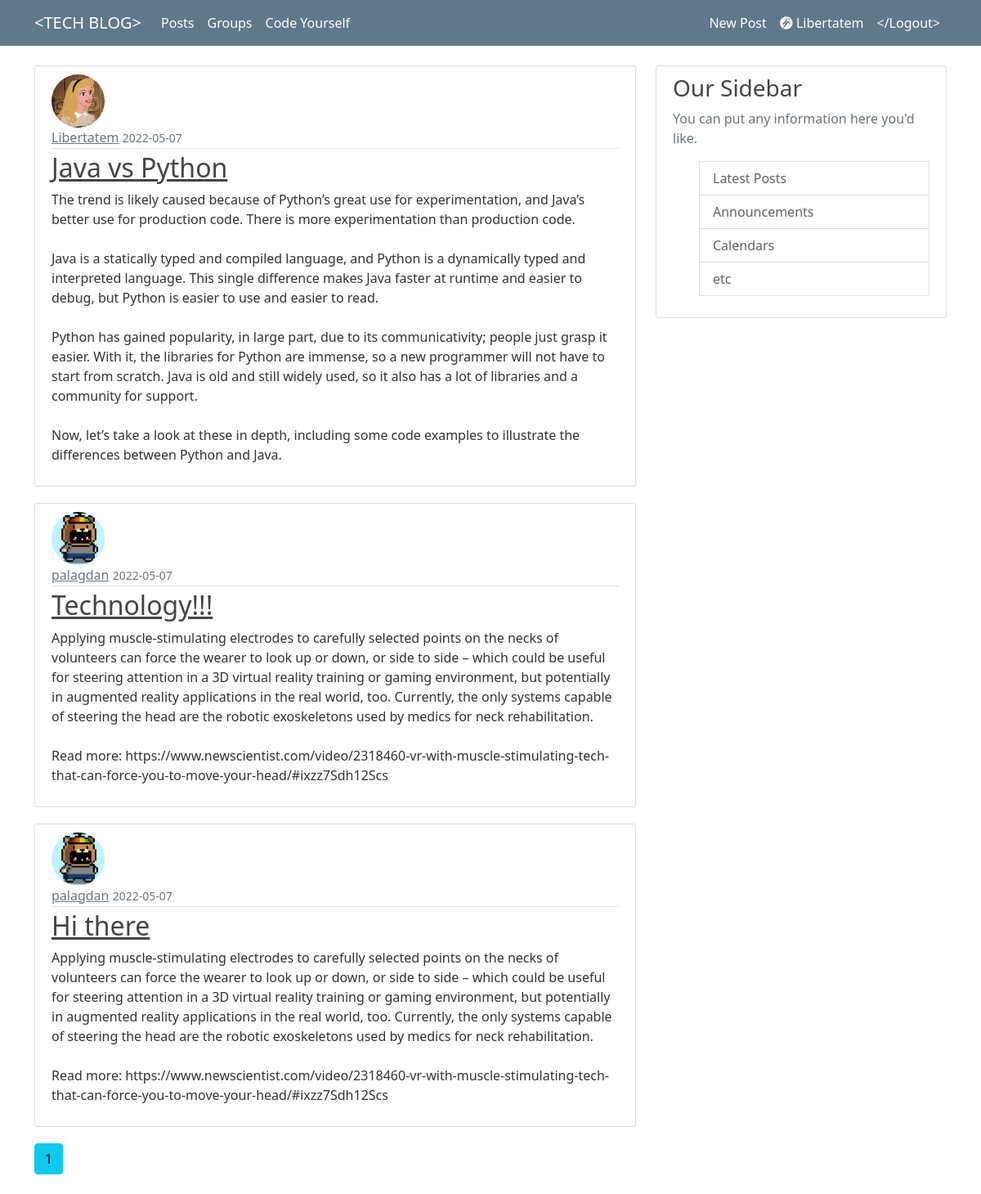
The page /articles (signed in) on the database its author committed.
### blog/models.py (models this page shows, shortened)
class User(db.Model, UserMixin):
    id = db.Column(db.Integer(), primary_key=True)
    username = db.Column(db.String(length=30), nullable=False, unique=True)
    email = db.Column(db.String(length=100), nullable=False, unique=True)
    image_file = db.Column(db.String(length=20), nullable=False, default='default.jpg')
    password = db.Column(db.String(length=60), nullable=False)
    posts = db.relationship('Post', backref='author', lazy=True)
    @property
    def passwordHash(self):
        return self.password

class Post(db.Model):
    id = db.Column(db.Integer(), primary_key=True)
    title = db.Column(db.String(length=50), nullable=False)
    content = db.Column(db.String(length=5000), nullable=False)
    date_posted = db.Column(db.DateTime, nullable=False, default=datetime.utcnow)
    owner = db.Column(db.Integer(), db.ForeignKey('user.id'), nullable=False)

### blog/main/routes.py (the view)
@main.route('/articles')
@login_required
def article_page():
    page = request.args.get('page', 1, type=int)
    posts = Post.query.order_by(Post.date_posted.desc()).paginate(page=page, per_page=5)
    return render_template('articles.html', posts=posts)

### blog/models.py (called while the page is built)
@login_manager.user_loader
def load_user(user_id):
    return User.query.get(int(user_id))

### blog/templates/articles.html (shortened to what this page needs)
{% extends 'based.html' %}
{% block content %}
    {% for post in posts.items %}
        <article class="media content-section">
            <img src="{{ url_for('static', filename='images/' + post.author.image_file) }}" alt="" class="rounded-circle article-img" >
            <div class="media-body">
                <div class="article-metadata">
                     <a class="mr-2 text-muted" href="{{ url_for('users.username_page', username=post.author.username) }}">{{ post.author.username }}</a>
                    <small class="text-muted">{{ post.date_posted.strftime('%Y-%m-%d') }}</small>
                </div>
                <h2><a href="{{ url_for('posts.post', post_id=post.id) }}" class="article-title"> {{ post.title }}</a></h2>
                <p class="article-content"> {{ post.content }}</p>
            </div>
        </article>
        {% endfor %}
        {% for page_num in posts.iter_pages(left_edge=1, right_edge=1,left_current=1,right_current=2) %}
            {% if page_num %}
                {% if posts.page == page_num %}
                    <a href="{{ url_for('main.article_page', page=page_num)}}" class="btn btn-info mb-4">{{ page_num }}</a>
                    {% else %}
                    <a href="{{ url_for('main.article_page', page=page_num)}}" class="btn btn-outline-info mb-4">{{ page_num }}</a>
                    {% endif %}
            {% endif %}
            {% endfor %}
{% endblock %}

### blog/templates/based.html (shortened to what this page needs)
<!doctype html>
<html lang="en">
   <head>
   <link rel="stylesheet" href="https://pyscript.net/alpha/pyscript.css" />
      <link href="https://cdn.jsdelivr.net/npm/bootstrap@5.1.3/dist/css/bootstrap.min.css" rel="stylesheet">
      <link rel="stylesheet" type="text/css" href="{{ url_for('static', filename='main.css') }}">
   </head>
   <body>
      <header class="site-header">
         <nav class="navbar navbar-expand-md navbar-dark bg-steel fixed-top">
            <div class="container">
               <a class="navbar-brand" href="{{ url_for('main.article_page') }}">&lt;TECH BLOG&gt;</a>
             {% if current_user.is_authenticated %}
               <div class="collapse navbar-collapse" id="navbarNav">
                  <ul class="navbar-nav mr-auto">
                     <li class="nav-item">
                        <a class="nav-link active" aria-current="page" href="{{ url_for('main.article_page') }}">Posts</a>
                     </li>
                      <li class="nav-item">
                        <a class="nav-link active" aria-current="page" href="{{ url_for('groups.groups_page') }}">Groups</a>
                     </li>
                      <li class="nav-item">
                        <a class="nav-link active" aria-current="page" href="{{ url_for('main.python_repl') }}">Code Yourself</a>
                     </li>
                  </ul>
               </div>
            {% endif %}
               <div>
                  {% if current_user.is_authenticated %}
                  <ul class="navbar-nav">
                     <li class="nav-item">
                        <a class="nav-link active" aria-current="page" href="{{ url_for('posts.new_post') }}">New Post</a>
                     </li>
                     <li class="nav-item">
                        <a class="nav-link active" href="{{ url_for('users.account') }}">
                        <i class="fa-brands fa-grav"></i>
                        {{ current_user.username }}
                        </a>
                     </li>
                     <li class="nav-item">
                        <a class="nav-link active" aria-current="page" href="{{ url_for('users.logout_page') }}">&lt;/Logout&gt;</a>
                     </li>
                  </ul>
                  {% endif %}
               </div>
            </div>
         </nav>
      </header>
      <main role="main" class="container">
         <div class="row">
            <div class="col-md-8">
                {% block content %} {% endblock %}
            </div>
            <div class="col-md-4">
                <div class="content-section">
                    <h3>Our Sidebar</h3>
                    <p class="text-muted">You can put any information here you'd like.
                        <ul>
                            <li class="list-group-item list-group-item-light">Latest Posts</li>
                            <li class="list-group-item list-group-item-light">Announcements</li>
                            <li class="list-group-item list-group-item-light">Calendars</li>
                            <li class="list-group-item list-group-item-light">etc</li>
                        </ul>
                    </p>
                </div>
            </div>
         </div>
      </main>
   </body>
</html>

### blog/static/main.css (style rules this page uses)
body { background: white; color: #333333; margin-top: 5rem; }
h1, h2, h3, h4, h5, h6 { color: #444444; }
.bg-steel { background-color: #5f788a; }
.site-header .navbar-nav .nav-link { color: #cbd5db; }
.site-header .navbar-nav .nav-link.active { font-weight: 500; }
.content-section { background: #ffffff; padding: 10px 20px; border: 1px solid #dddddd; border-radius: 3px; margin-bottom: 20px; }
.article-title { color: #444444; }
.article-content { white-space: pre-line; }
.article-img { height: 65px; width: 65px; margin-right: 16px; }
.article-metadata { padding-bottom: 1px; margin-bottom: 4px; border-bottom: 1px solid #e3e3e3 }

### rows shown on the page
User: username "Libertatem"
Post: image_file (picture), author.username "Libertatem", date_posted "2022-05-07", title "Java vs Python", content "The trend is likely caused because of Python’s great use for experimentation, and Java’s better use for production code. There is more experimentation than production code. Java is a statically typed and compiled language, and Python is a dynamically typed and interpreted language. This single difference makes Java faster at runtime and easier to debug, but Python is easier to use and easier to read. Python has gained popularity, in large part, due to its communicativity; people just grasp it easier. With it, the libraries for Python are immense, so a new programmer will not have to start from scratch. Java is old and still widely used, so it also has a lot of libraries and a community for…"
Post: image_file (picture), author.username "palagdan", date_posted "2022-05-07", title "Technology!!!", content "Applying muscle-stimulating electrodes to carefully selected points on the necks of volunteers can force the wearer to look up or down, or side to side – which could be useful for steering attention in a 3D virtual reality training or gaming environment, but potentially in augmented reality applications in the real world, too. Currently, the only systems capable of steering the head are the robotic exoskeletons used by medics for neck rehabilitation. Read more: https://www.newscientist.com/video/2318460-vr-with-muscle-stimulating-tech-that-can-force-you-to-move-your-head/#ixzz7Sdh12Scs"
Post: image_file (picture), author.username "palagdan", date_posted "2022-05-07", title "Hi there", content "Applying muscle-stimulating electrodes to carefully selected points on the necks of volunteers can force the wearer to look up or down, or side to side – which could be useful for steering attention in a 3D virtual reality training or gaming environment, but potentially in augmented reality applications in the real world, too. Currently, the only systems capable of steering the head are the robotic exoskeletons used by medics for neck rehabilitation. Read more: https://www.newscientist.com/video/2318460-vr-with-muscle-stimulating-tech-that-can-force-you-to-move-your-head/#ixzz7Sdh12Scs"

### other values the page prints
{{ page_num }} "1"
